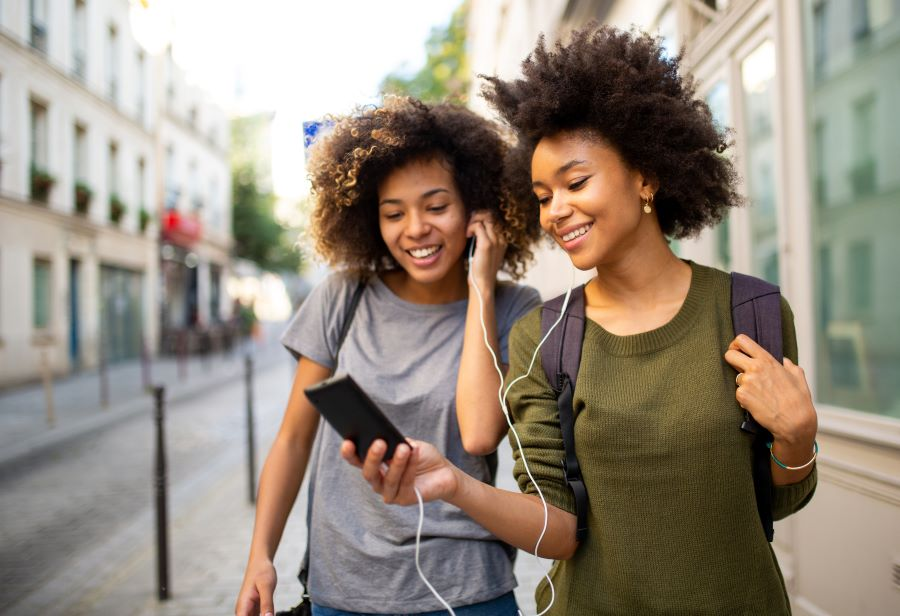
#> input picture Exercices/Data/image_01.jpg, 900 x 616 px, found by its file name
$ python '05_Réaliser_des_rotations_sur_des_images.py'
#> lines starting #> are read from the running program, lines starting #| are printed output that depends on the picture
import numpy as np
import cv2

img = cv2.imread("..\\..\\Data\\image_01.jpg",1)
#> img is the input picture: shape (616, 900, 3); mean B, G, R 125.8, 138.9, 149.8

h, w,c = img.shape
#> h = 616; w = 900; c = 3


R1 = cv2.getRotationMatrix2D((0,0), -45, 1)
rotated_1 = cv2.warpAffine(img, R1, (img.shape[0], img.shape[1]))
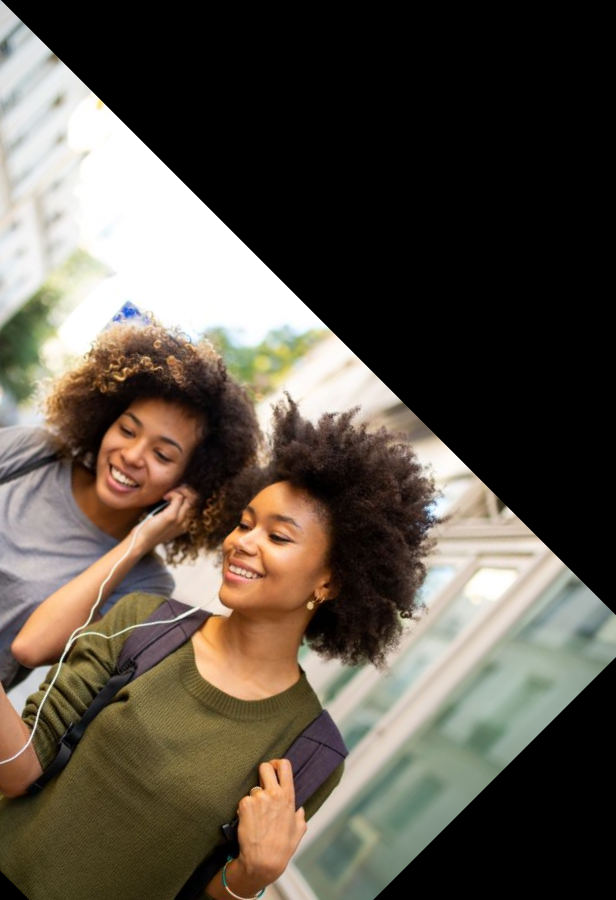
#> rotated_1: shape (900, 616, 3); mean B, G, R 71.9, 82.6, 90.4
cv2.imshow("Normal",img)
cv2.imshow("Rotated_1",rotated_1)


'''
R2 = cv2.getRotationMatrix2D((w/2,h/2), 90, 1)
rotated_2 = cv2.warpAffine(img, R2, (img.shape[1], img.shape[0]))
cv2.imshow("Normal",img)
cv2.imshow("Rotated_2",rotated_2)
'''
cv2.waitKey(0)
cv2.destroyAllWindows()

$ run again, with Exercices/Data/image_00.jpg copied over Exercices/Data/image_01.jpg
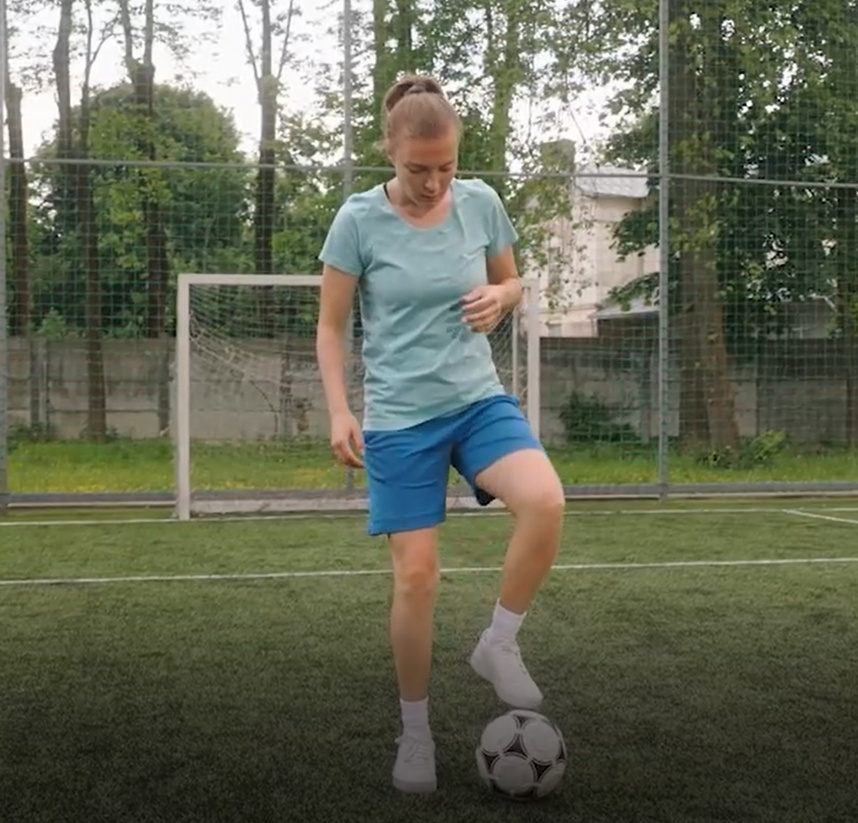
#> input picture Exercices/Data/image_00.jpg, 858 x 823 px, shrunk from 1682 x 1613 before the run, found by its file name
#> img is the input picture: shape (823, 858, 3); mean B, G, R 85.4, 103.7, 100.1
#> `rotated_1 = cv2.warpAffine(img, R1, (img.shape[0], img.shape[1]))`:
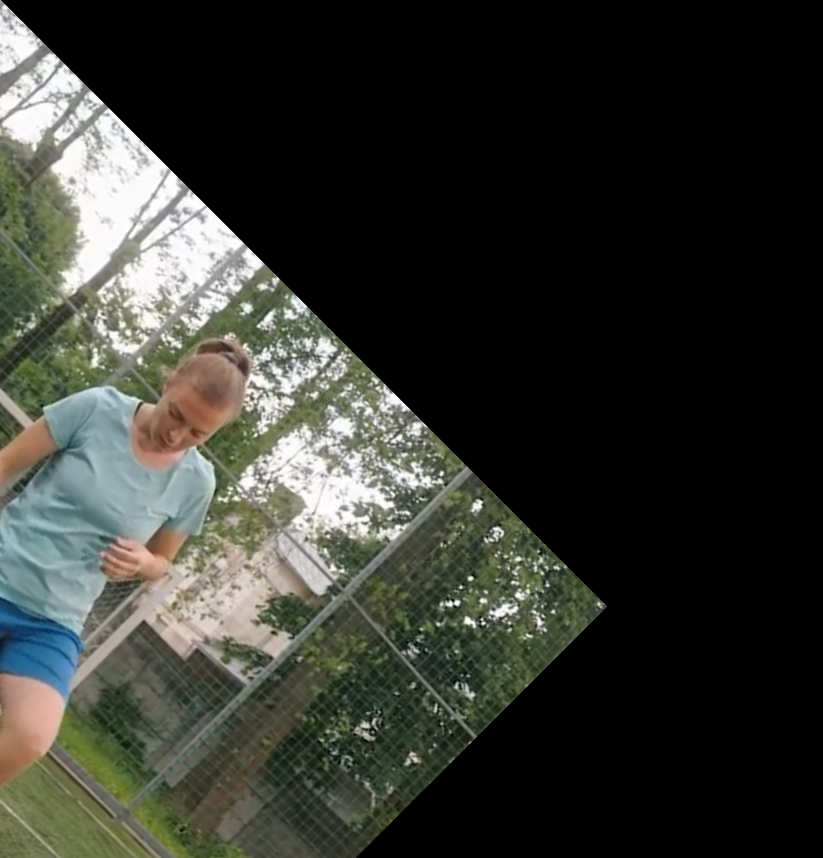
#> rotated_1: shape (858, 823, 3); mean B, G, R 48.2, 54.4, 52.4

$ run again, with Exercices/Data/image_02.jpg copied over Exercices/Data/image_01.jpg
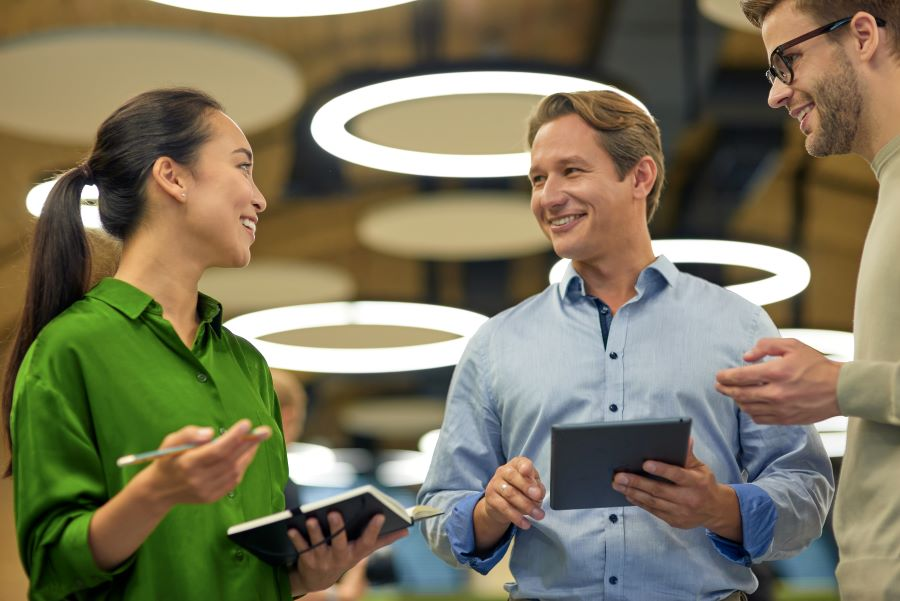
#> input picture Exercices/Data/image_02.jpg, 900 x 601 px, found by its file name
#> img is the input picture: shape (601, 900, 3); mean B, G, R 92.5, 117.4, 123.1
#> `rotated_1 = cv2.warpAffine(img, R1, (img.shape[0], img.shape[1]))`:
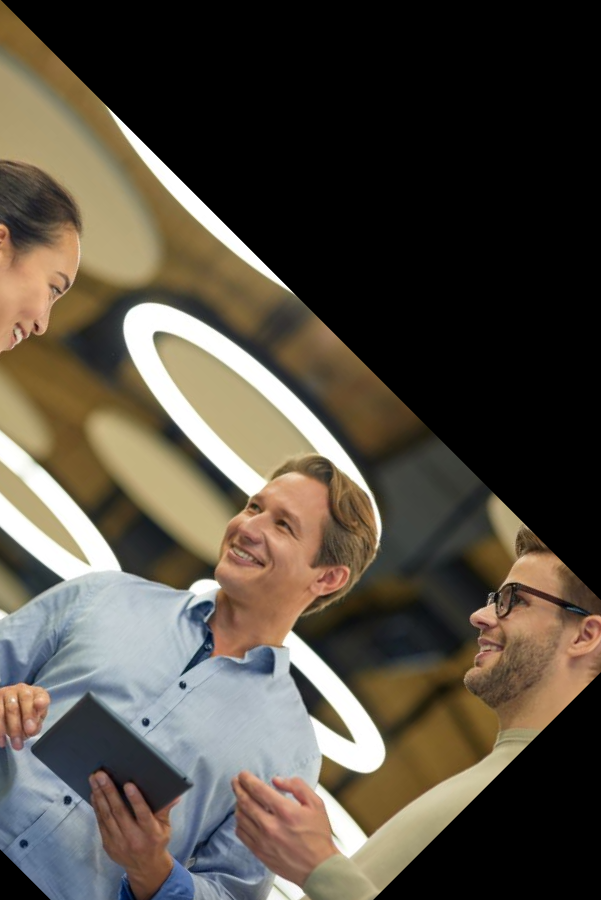
#> rotated_1: shape (900, 601, 3); mean B, G, R 65.3, 75.9, 83.1

$ run again, with Exercices/Data/image_03.jpg copied over Exercices/Data/image_01.jpg
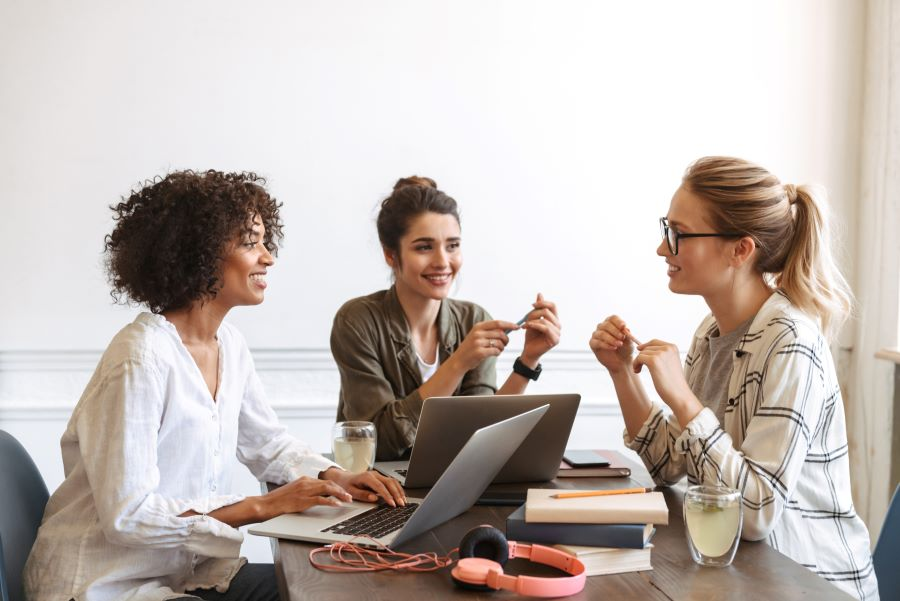
#> input picture Exercices/Data/image_03.jpg, 900 x 601 px, found by its file name
#> img is the input picture: shape (601, 900, 3); mean B, G, R 177.8, 183.3, 193.7
#> `rotated_1 = cv2.warpAffine(img, R1, (img.shape[0], img.shape[1]))`:
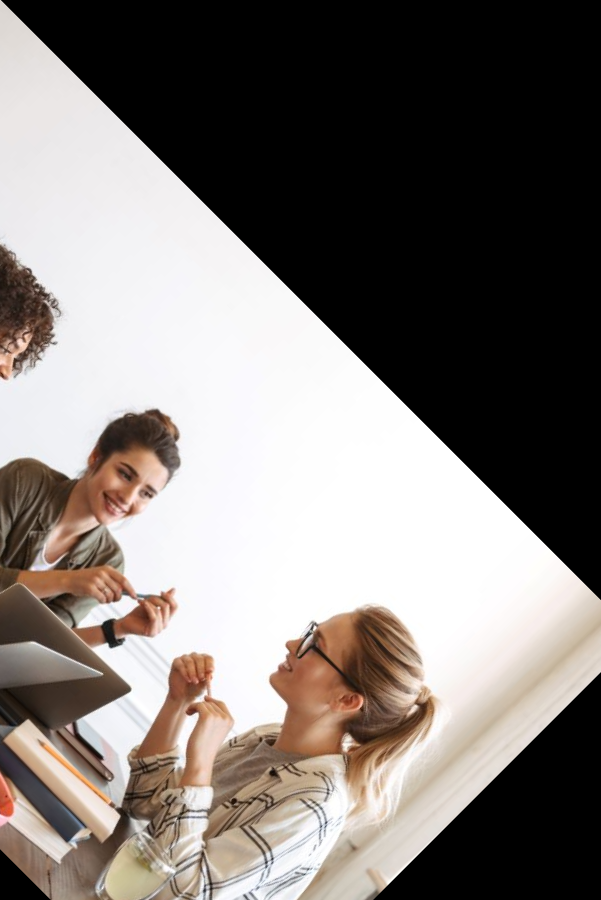
#> rotated_1: shape (900, 601, 3); mean B, G, R 118, 121.9, 128.3
